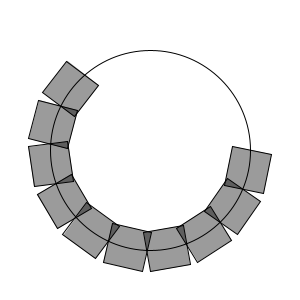
Frame 1 (no input)
Frame 60 (the mouse pressed at the canvas centre just before this capture): identical to frame 1, image omitted
Frame 120 (the mouse held since frame 60 and released just before this capture): identical to frame 1, image omitted

The Processing sketch that drew this single still picture (run headless with seeded random() and noise(); from frame 60 on, the mouse is pressed at the canvas centre):

// Processing sketch: lecture_rotateRect
// ── lecture_rotateRect.pde
float r = 100;
float w = 40;
void setup()
{
  size (300,300);
  smooth(); 
}

void draw()
{
  background(255);
  translate(width/2,height/2);
  noFill();
  ellipse(0,0,r*2,r*2);
  float arc = 0;
  for(int i=0 ; i < 10 ; i++)
  {
    arc += w/2;
    float t = arc/r;
    pushMatrix();
    translate(r*cos(t),r*sin(t));
    rotate(t);
    fill(0,100);
    rectMode(CENTER);
    rect(0,0,w,w);
    popMatrix();
    arc += w/2;
  }
}
